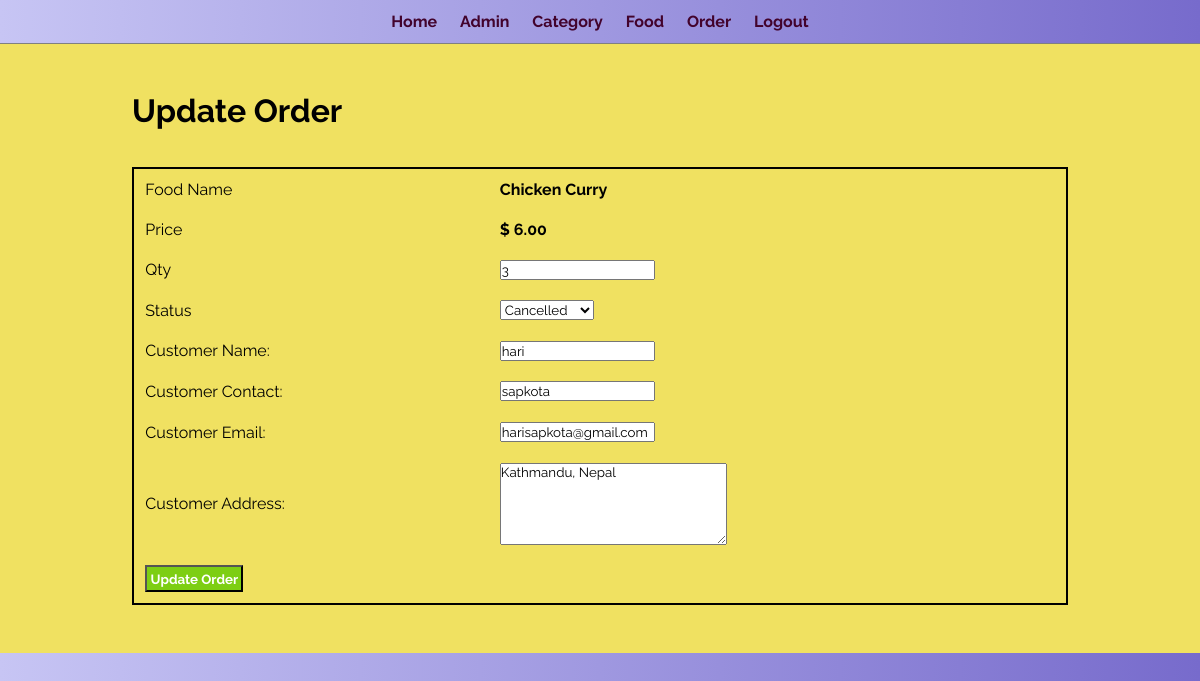
Screenshot of /food-order/admin/update.order.php?id=3 (signed in) with the database file from the repository.
### tables this page shows
CREATE TABLE `tbl_order` (
  `id` int(10) UNSIGNED NOT NULL,
  `food` varchar(100) NOT NULL,
  `price` decimal(10,2) NOT NULL,
  `qty` int(11) NOT NULL,
  `total` decimal(10,2) NOT NULL,
  `order_date` datetime NOT NULL,
  `status` varchar(50) NOT NULL,
  `customer_name` varchar(150) NOT NULL,
  `customer_contact` varchar(20) NOT NULL,
  `customer_email` varchar(150) NOT NULL,
  `customer_address` varchar(255) NOT NULL
);

### food-order/admin/update.order.php (the view, shortened to what this page needs)
<?php include('partials/menu.php'); ?>
<div class="main-content">
    <div class="wrapper">
        <h1>Update Order</h1>
        <br><br>
        <?php
            if(isset($_GET['id']))
            {
                $id=$_GET['id'];
                $sql = "SELECT * FROM tbl_order WHERE id=$id";
                $res = mysqli_query($conn, $sql);
                $count = mysqli_num_rows($res);
                if($count==1)
                {
                    $row=mysqli_fetch_assoc($res);
                    $food = $row['food'];
                    $price = $row['price'];
                    $qty = $row['qty'];
                    $status = $row['status'];
                    $customer_name = $row['customer_name'];
                    $customer_contact = $row['customer_contact'];
                    $customer_email = $row['customer_email'];
                    $customer_address= $row['customer_address'];
                }
                else
                {
                    header('location:'.SITEURL.'admin/manage-order.php');
                }
            }
            else
            {
                header('location:'.SITEURL.'admin/manage-order.php');
            }
        ?>
        <form action="" method="POST">
            <table class="tbl">
                <tr>
                    <td>Food Name</td>
                    <td><b> <?php echo $food; ?> </b></td>
                </tr>
                <tr>
                    <td>Price</td>
                    <td>
                        <b> $ <?php echo $price; ?></b>
                    </td>
                </tr>
                <tr>
                    <td>Qty</td>
                    <td>
                        <input type="number" name="qty" value="<?php echo $qty; ?>">
                    </td>
                </tr>
                <tr>
                    <td>Status</td>
                    <td>
                        <select name="status">
                            <option <?php if($status=="Cancelled"){echo "selected";} ?> value="Cancelled">Cancelled</option>
                        </select>
                    </td>
                </tr>
                <tr>
                    <td>Customer Name: </td>
                    <td>
                        <input type="text" name="customer_name" value="<?php echo $customer_name; ?>">
                    </td>
                </tr>
                <tr>
                    <td>Customer Contact: </td>
                    <td>
                        <input type="text" name="customer_contact" value="<?php echo $customer_contact; ?>">
                    </td>
                </tr>
                <tr>
                    <td>Customer Email: </td>
                    <td>
                        <input type="text" name="customer_email" value="<?php echo $customer_email; ?>">
                    </td>
                </tr>
                <tr>
                    <td>Customer Address: </td>
                    <td>
                        <textarea name="customer_address" cols="30" rows="5"><?php echo $customer_address; ?></textarea>
                    </td>
                </tr>
                <tr>
                    <td clospan="2">
                        <input type="submit" name="submit" value="Update Order" class="btn-secondary">
                    </td>
                </tr>
            </table>
        </form>
    </div>
</div>

### food-order/css/admin.css (style rules this page uses)
* { margin: 0 0; padding: 0 0; font-family: Arial, Helvetica, sans-serif; }
.wrapper { padding:1%; width: 80%; margin: 0 auto; }
.tbl { width:100%; border: 2px solid; }
table tr td { padding:1%; }
.btn-secondary { background-color:#7DCE13; padding: 1%; text-decoration:none; color: white; font-weight:bold; }
* { box-sizing: border-box; margin: 0; padding: 0; font-family: Raleway, sans-serif; }
body { background: linear-gradient(90deg, #C7C5F4, #776BCC); }
.main-content { background-color:#F0E161; padding: 3% 0; }

### rows the page displays
tbl_order: food "Chicken Curry", price "6.00", qty "3", status "Cancelled", customer_name "hari", customer_contact "sapkota", customer_email "harisapkota@gmail.com", customer_address "Kathmandu, Nepal"
